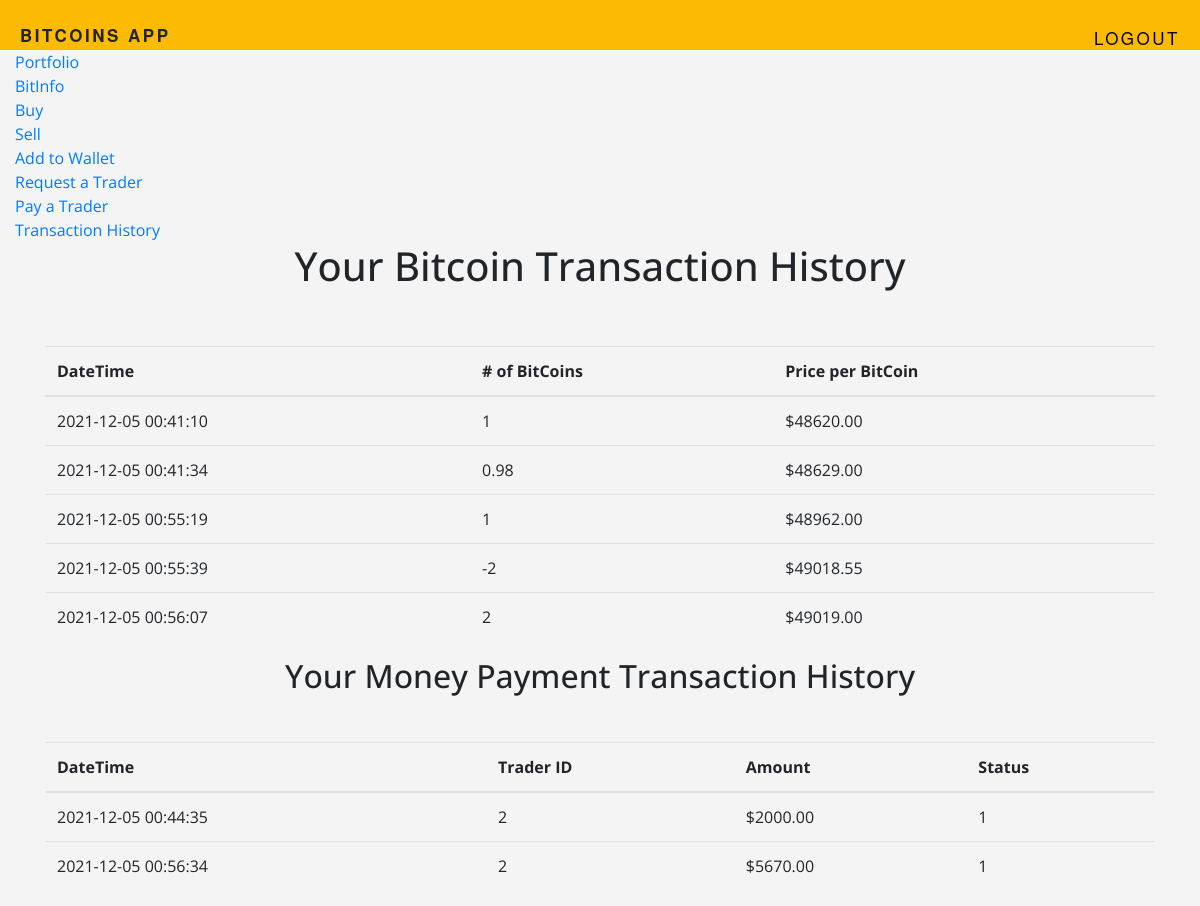
/history (signed in), run on an earlier commit of the app's database.
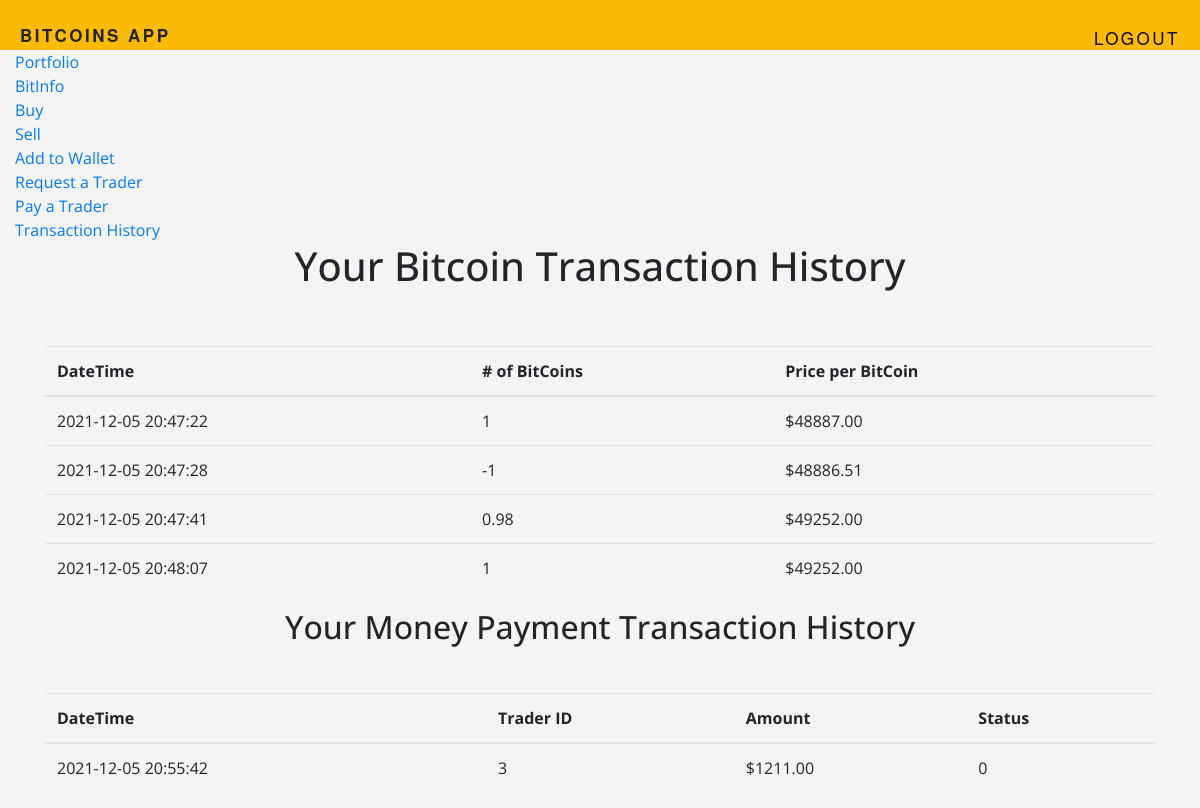
And on a later commit of the database.
### tables this page shows
CREATE TABLE 'BITCOIN_TRANSACTIONS'('NUMBER_OF_BITCOINS' DECIMAL,
	'PRICE' INTEGER,
	'DATE_TIME' TIMESTAMP NOT NULL DEFAULT CURRENT_TIMESTAMP,
	'COMMISSION_TYPE' VARCHAR(1),
	'COMMISSION_AMOUNT' INTEGER,
	'CLIENT_ID' INTEGER,
	'TRADER_ID' INTEGER DEFAULT NULL,
	'FINAL_STATUS' VARCHAR(1),
	PRIMARY KEY ('CLIENT_ID', 'DATE_TIME')
	-- PRIMARY KEY ('CLIENT_ID', 'TRADER_ID', 'DATE_TIME')
	-- FOREIGN KEY ('CLIENT_ID') REFERENCES 'Client' ON DELETE CASCADE,
	-- FOREIGN KEY ('TRADER_ID') REFERENCES 'Trader' ON DELETE CASCADE
);

CREATE TABLE 'MONEY_PAYMENT_TRANSACTIONS'('AMOUNT' INTEGER,
	'DATE_TIME' TIMESTAMP NOT NULL DEFAULT CURRENT_TIMESTAMP,
	'TRADER_ID' INT,
	'CLIENT_ID' INT,
	'FINAL_STATUS' VARCHAR(1),
	PRIMARY KEY ('CLIENT_ID', 'TRADER_ID', 'DATE_TIME')
	-- FOREIGN KEY ('CLIENT_ID') REFERENCES 'Client' ON DELETE CASCADE,
	-- FOREIGN KEY ('TRADER_ID') REFERENCES 'Trader' ON DELETE CASCADE
);

### app.py (the view)
@app.route('/history')
@login_required
def history():
    user = session["user_id"]
    previous_bitcoin_transactions = db.execute("SELECT * FROM BITCOIN_TRANSACTIONS WHERE CLIENT_ID = (?)", user)
    previous_moneyPayment_transactions = db.execute("SELECT * FROM MONEY_PAYMENT_TRANSACTIONS WHERE CLIENT_ID = (?)", user)
    print("history: previous_bitcoin_transactions:", previous_bitcoin_transactions, " previous_moneyPayment_transactions: ",previous_moneyPayment_transactions)
    return render_template("history.html", previous_bitcoin_transactions=previous_bitcoin_transactions, previous_moneyPayment_transactions=previous_moneyPayment_transactions)

### app.py (called while the page is built)
@app.after_request
def after_request(response):
    response.headers["Cache-Control"] = "no-cache, no-store, must-revalidate"
    response.headers["Expires"] = 0
    response.headers["Pragma"] = "no-cache"
    return response

@app.before_request
def before_request():
    g.user = None
    if 'user_id' in session:
        print("\n session['user_id]:", session['user_id'])
        y = db.execute("SELECT * from User")
        role = [w for w in y if w['USER_ID']==session['user_id']]
        print("role: ", role)
        print("\n role: ", role)
        g.role = role[0]['ROLE']
        g.user = role[0]['USERNAME']

def login_required(f):
    @wraps(f)
    def decorated_function(*args, **kwargs):
        if g.user is None:
            return redirect(url_for('login', next=request.url))
        return f(*args, **kwargs)
    return decorated_function

### templates/history.html (shortened to what this page needs)
{%extends "layout.html" %}
{% block content %}
    <section class="hero is-success is-fullheight">
      <div class="hero-body">
        <div class="container">
    <h1><center>Your Bitcoin Transaction History</center><br></h1>
       <table class="table">
      <thead>
        <tr>
          <th scope="col">DateTime</th>
          <th scope="col"># of BitCoins</th>
          <th scope="col">Price per BitCoin</th>
        </tr>
      </thead>
      <tbody>
          {% for i in previous_bitcoin_transactions %}
        <tr>
          <td>{{ i["DATE_TIME"].upper() }}</th>
          <td>{{ i["NUMBER_OF_BITCOINS"] }}</td>
          <td>${{  "%.2f"|format(i["PRICE"]) }}</td>
          {% endfor %}
        </tr>
      </tbody>
    </table>
    {% if previous_moneyPayment_transactions %}
    <h2><center>Your Money Payment Transaction History</center><br></h2>
       <table class="table">
      <thead>
        <tr>
          <th scope="col">DateTime</th>
          <th scope="col">Trader ID</th>
          <th scope="col">Amount</th>
          <th scope="col">Status</th>
        </tr>
      </thead>
      <tbody>
          {% for i in previous_moneyPayment_transactions %}
        <tr>
          <td>{{ i["DATE_TIME"].upper() }}</th>
          <td>{{ i["TRADER_ID"] }}</td>
          <td>${{  "%.2f"|format(i["AMOUNT"]) }}</td>
          <td>{{ i["FINAL_STATUS"] }}</td>
          {% endfor %}
        </tr>
      </tbody>
    </table>
    {% endif %}
        </div>
      </div>
    </section>
{% endblock %}

### templates/layout.html (shortened to what this page needs)
<!doctype HTML>
    <html lang="en">
      <head>
        <link rel="stylesheet" href="https://stackpath.bootstrapcdn.com/bootstrap/4.1.3/css/bootstrap.min.css">
        <link href="{{ url_for('static', filename='css/main.css') }}" rel="stylesheet">
     </head>
     <body>
        <header>
            <h1 class="title"><b>BitCoins App</b></h1>
            <ul class="name nav navbar-nav ml-auto">
                {% if g.user %}
                    <li><a href="{{ url_for('logout') }}"><font color="#000000">Logout</font></a></li>
                {% endif %}
        </header>
        <div class="container-fluid">
            <ul class="nav navbar-nav navbar-right">
                {% if g.user %}
                  {% if g.role =='trader' %}
                    <li><a href="{{ url_for('bitinfo') }}">BitInfo</a></li>
                    <li><a href="{{url_for('buy')}}">Buy</a></li>
                    <li><a href="#">View Requests</a></li>
                  {% elif  g.role =='client' %}
                    <li><a href="{{ url_for('profile') }}">Portfolio</a></li>
                    <li><a href="{{ url_for('bitinfo') }}">BitInfo</a></li>
                    <li><a href="{{url_for('buy')}}">Buy</a></li>
                    <li><a href="{{url_for('sell')}}">Sell</a></li>
                    <li><a href="{{url_for('add_to_wallet')}}">Add to Wallet</a></li>
                    <li><a href="{{url_for('request_a_trader')}}">Request a Trader</a></li>
                    <li><a href="{{url_for('pay_to_trader')}}">Pay a Trader</a></li>
                    <li><a href="{{ url_for('history') }}">Transaction History</a></li>
                  {% elif  g.role =='admin' %}
                    <li><a href="{{ url_for('bitinfo') }}">BitInfo</a></li>
                {% endif %}
                {% else %}
                  <li><a href="{{ url_for('signup') }}">Register</a></li>
                  <li><a href="{{ url_for('login') }}">Login</a></li>
                {% endif %}
            </ul>
            {% block content %}
            {% endblock %}
        </div>
      </body>
</html>

### static/css/main.css (style rules this page uses)
body { background-color: #f4f4f4; font-family: 'Open Sans', sans-serif; }
header { background-color: #fcba03; padding: 25px 0; }
.title { font-family: 'Helvetica Neue', Arial, Helvetica, sans-serif; font-size: 17px; letter-spacing: 2.5px; text-transform: uppercase; margin: 0px 20px; }
.name { float: right; font-family: 'Helvetica Neue', Arial, Helvetica, sans-serif; font-size: 17px; letter-spacing: 2.5px; text-transform: uppercase; margin: 0px 20px; }
.title { float: left; font-family: 'Helvetica Neue', Arial, Helvetica, sans-serif; font-size: 17px; letter-spacing: 2.5px; text-transform: uppercase; margin: 0px 20px; }

What changed in the data, as far as the page shows it:
removed BITCOIN_TRANSACTIONS: DATE_TIME "2021-12-05 00:55:19", NUMBER_OF_BITCOINS "1", PRICE "48962.00"
removed BITCOIN_TRANSACTIONS: DATE_TIME "2021-12-05 00:56:07", NUMBER_OF_BITCOINS "2", PRICE "49019.00"
removed MONEY_PAYMENT_TRANSACTIONS: DATE_TIME "2021-12-05 00:56:34", TRADER_ID "2", AMOUNT "5670.00", FINAL_STATUS "1"
changed BITCOIN_TRANSACTIONS (number 1 of 4 on the later page): DATE_TIME "2021-12-05 00:41:10" → "2021-12-05 20:47:22"; PRICE "48620.00" → "48887.00"
changed BITCOIN_TRANSACTIONS (number 2 of 4 on the later page): DATE_TIME "2021-12-05 00:41:34" → "2021-12-05 20:47:28"; NUMBER_OF_BITCOINS "0.98" → "-1"; PRICE "48629.00" → "48886.51"
added BITCOIN_TRANSACTIONS: DATE_TIME "2021-12-05 20:47:41", NUMBER_OF_BITCOINS "0.98", PRICE "49252.00"
changed BITCOIN_TRANSACTIONS (number 4 of 4 on the later page): DATE_TIME "2021-12-05 00:55:39" → "2021-12-05 20:48:07"; NUMBER_OF_BITCOINS "-2" → "1"; PRICE "49018.55" → "49252.00"
changed MONEY_PAYMENT_TRANSACTIONS: DATE_TIME "2021-12-05 00:44:35" → "2021-12-05 20:55:42"; TRADER_ID "2" → "3"; AMOUNT "2000.00" → "1211.00"; FINAL_STATUS "1" → "0"
